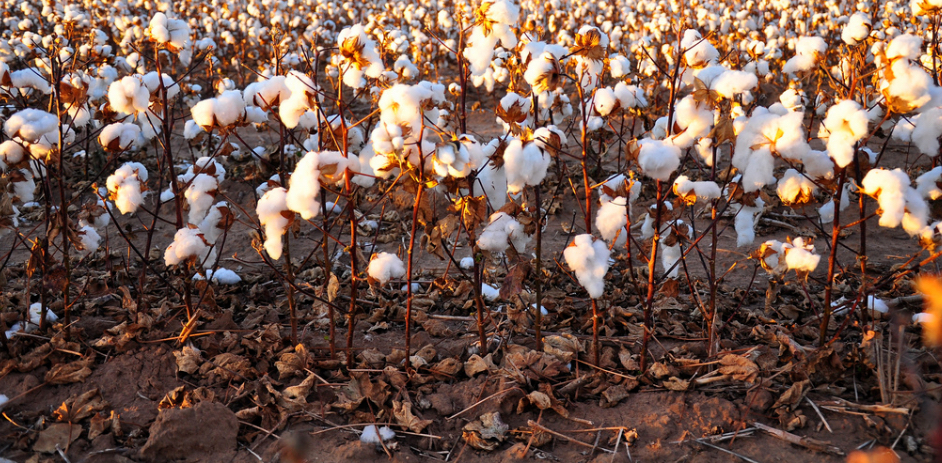
#> input picture cotton1.jpg, 942 x 463 px, found by its file name
$ python find_cotton.py   (older library calls are emulated)
#> lines starting #> are read from the running program, lines starting #| are printed output that depends on the picture
import matplotlib.pyplot as plt
from skimage import io, filters, morphology, exposure, color, feature, segmentation, graph, draw, measure
from skimage.feature import blob_doh
from scipy import ndimage as ndi
import numpy as np


def test_lines(img):
    gauss = filters.gaussian(img, sigma=2)
    equalize = exposure.equalize_adapthist(gauss)
    # [4 lines of commented-out code are left out]
    edges = feature.canny(equalize, sigma=4)
    return edges


def test_thresh(img):
    gauss = filters.gaussian(img, sigma=2)
    equalize = exposure.equalize_adapthist(gauss)
    fig, ax = filters.try_all_threshold(equalize)


if __name__ == '__main__':

    image = io.imread("C:\\Users\\BHASKARA KISHORE\\Desktop\\crop agriculture\\whitney-master\\img\\cotton1.jpg")
#> image is the input picture: shape (463, 942, 3); mean R, G, B 114.2, 87.8, 76.4
    # convert to gray scale
    image_gray = color.rgb2gray(image)
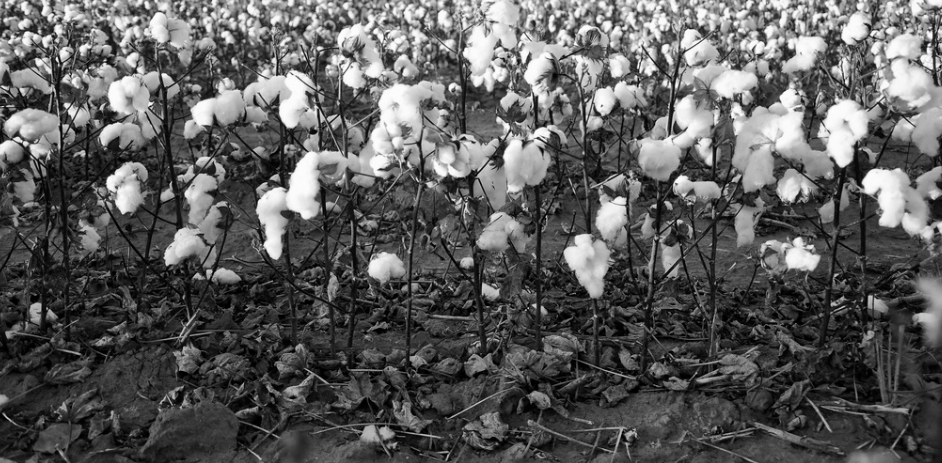
#> image_gray: shape (463, 942) float64; min 0, max 0.998, mean 0.363
    # run bilateral filter to smooth image but keep edges
    bilat_img = filters.rank.mean_bilateral(image_gray, morphology.disk(30), s0=10, s1=10)
    # equalize the histogram to boost contrast
    eq = exposure.equalize_adapthist(bilat_img)
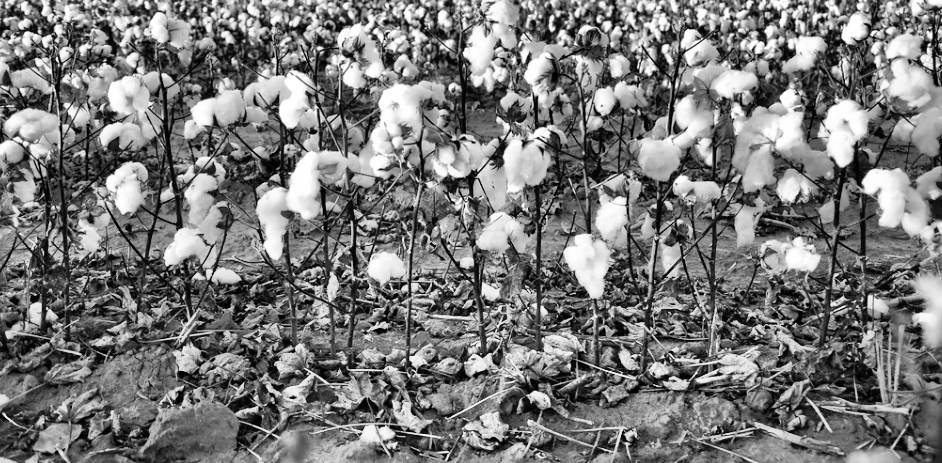
#> eq: shape (463, 942) float64; min 0, max 1, mean 0.475
    # compute top hat to boost details
#> (the run stopped early here; a loop or call above may not have finished)

$ run again, with cotton-leaves.jpg copied over cotton1.jpg
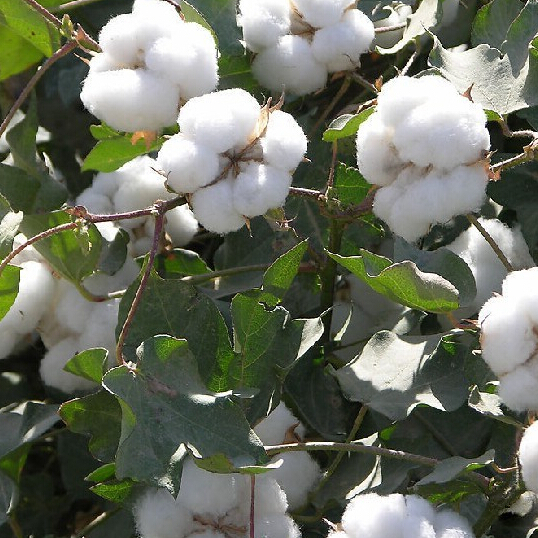
#> input picture cotton-leaves.jpg, 538 x 538 px, found by its file name
#> image is the input picture: shape (538, 538, 3); mean R, G, B 108, 112.5, 97.4
#> `image_gray = color.rgb2gray(image)`:
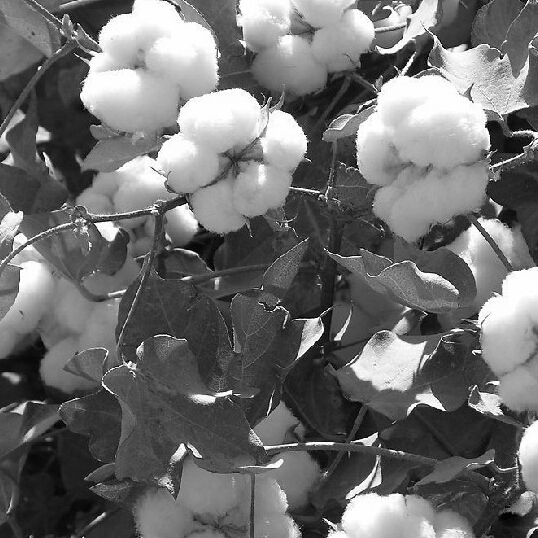
#> image_gray: shape (538, 538) float64; min 0, max 1, mean 0.433
#> `eq = exposure.equalize_adapthist(bilat_img)`:
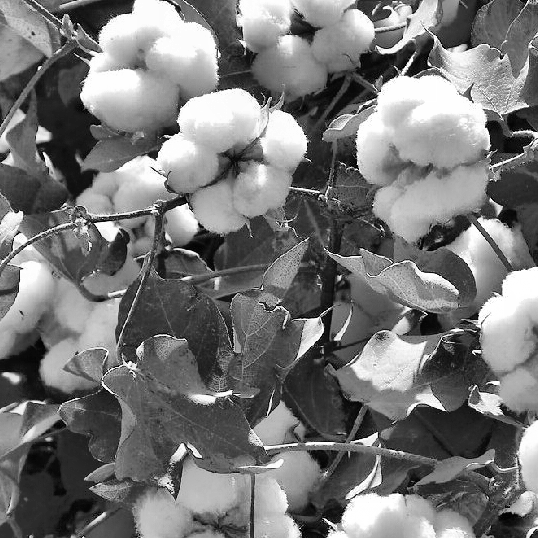
#> eq: shape (538, 538) float64; min 0, max 1, mean 0.467

$ run again, with harvest-cotton.jpg copied over cotton1.jpg
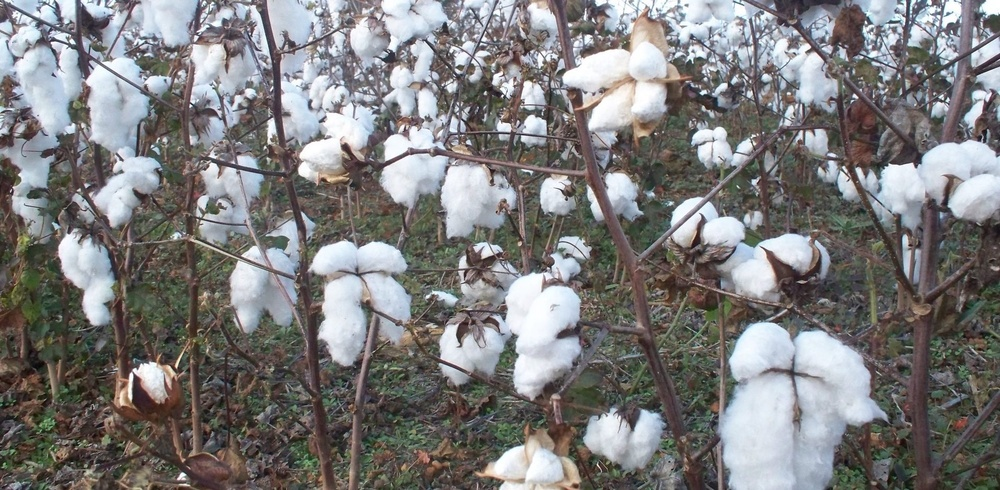
#> input picture harvest-cotton.jpg, 1000 x 490 px, shrunk from 1912 x 937 before the run, found by its file name
#> image is the input picture: shape (490, 1000, 3); mean R, G, B 125.4, 124.5, 124.6
#> `image_gray = color.rgb2gray(image)`:
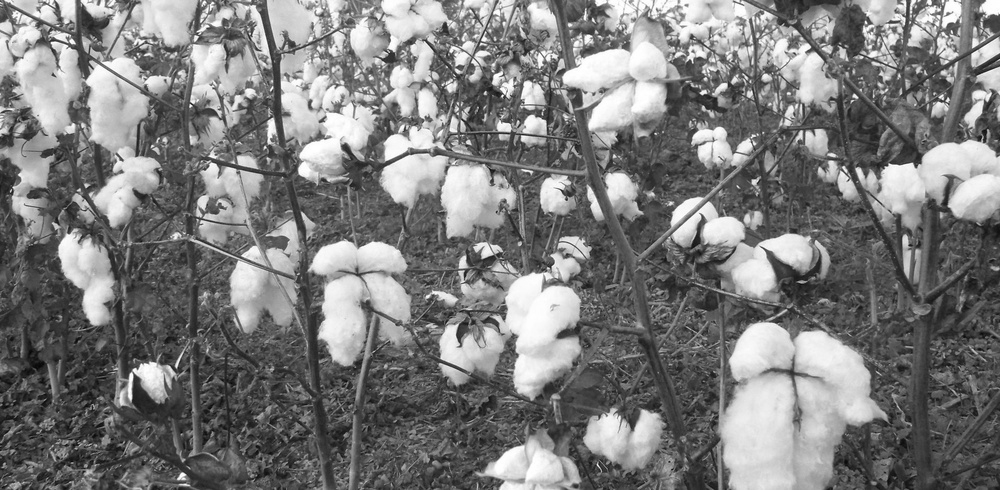
#> image_gray: shape (490, 1000) float64; min 0.0213, max 1, mean 0.489
#> `eq = exposure.equalize_adapthist(bilat_img)`:
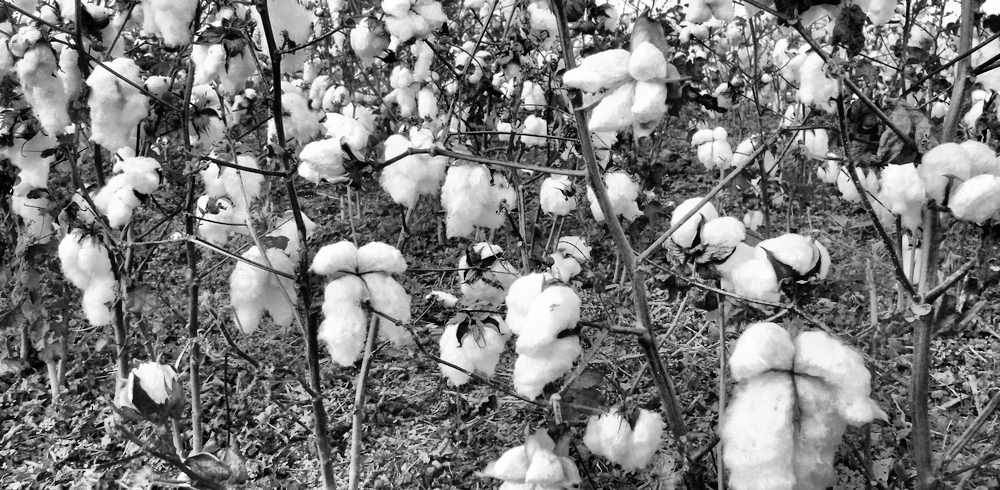
#> eq: shape (490, 1000) float64; min 0, max 1, mean 0.488
